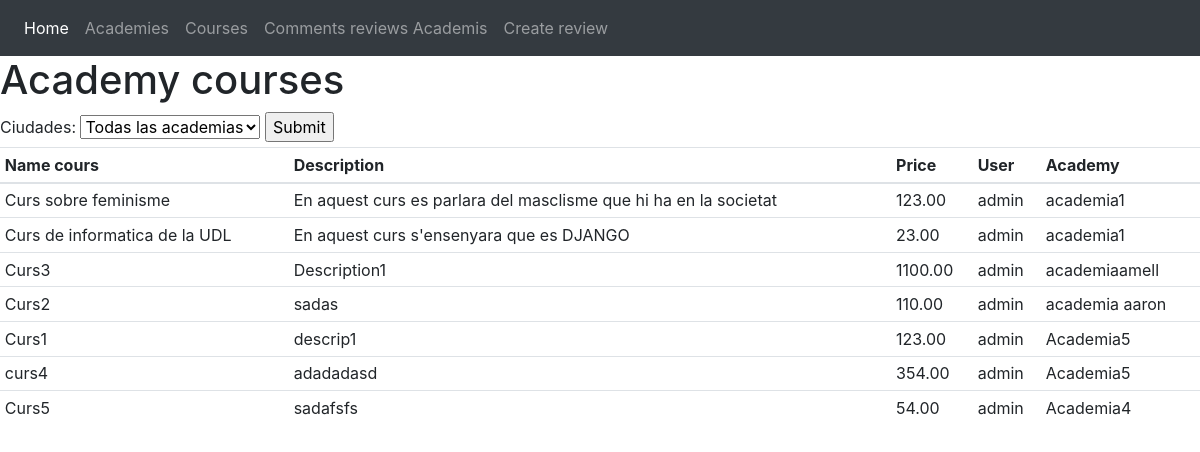
Page /courses/ on the committed database.
### academyApp/models.py (models this page shows, shortened)
class Curso(models.Model):
    name = models.CharField(max_length=120)
    description = models.TextField(blank=True, null=True)
    price = models.DecimalField('Euro amount', max_digits=8, decimal_places=2, blank=True, null=True)
    user = models.ForeignKey(User, default=1, on_delete=models.CASCADE)
    academia = models.ForeignKey(Academia, null=True, related_name='cursos', on_delete=models.CASCADE)

class Academia(models.Model):
    name = models.CharField(max_length=120)
    city = models.CharField(max_length=120, blank=True, null=True)
    telephone = models.CharField(max_length=120, blank=True, null=True)
    url = models.URLField(blank=True, null=True)
    user = models.ForeignKey(User, default=1, on_delete=models.CASCADE)
    date = models.DateField(default=date.today)

### academyApp/templates/academies_courses.html (shortened to what this page needs)
{% extends "base.html" %}
{% block content %}
<h1>Academy courses</h1>
<form action="/courses" method="get">
        <label for="team_name"> Ciudades: </label>
        <select id="drop1" name="drop1">
            <option value="">Todas las academias</option>
         </select>
        <input type="submit" value="Submit"/>
 </form>
<table class="table table-sm">
    <thead>
        <tr id="head">
            <th>Name cours</th>
            <th>Description</th>
            <th>Price</th>
            <th>User</th>
            <th>Academy</th>
        </tr>
    </thead>
    <tbody>
        {% for academia in academies_courses%}
        <tr id="{{ academia.academia.name }}">
            <td>{{ academia.name }}</td>
            <td>{{ academia.description }}</td>
            <td>{{ academia.price }}</td>
            <td>{{ academia.user }}</td>
            <td>{{ academia.academia.name }}</td>
        {% endfor %}
        </tr>
 </tbody>
 </table>
{% endblock %}

### rows in the picture
Curso: name "Curs sobre feminisme", description "En aquest curs es parlara del masclisme que hi ha en la societat", price "123.00", user "admin", academia.name "academia1"
Curso: name "Curs de informatica de la UDL", description "En aquest curs s'ensenyara que es DJANGO", price "23.00", user "admin", academia.name "academia1"
Curso: name "Curs3", description "Description1", price "1100.00", user "admin", academia.name "academiaamell"
Curso: name "Curs2", description "sadas", price "110.00", user "admin", academia.name "academia aaron"
Curso: name "Curs1", description "descrip1", price "123.00", user "admin", academia.name "Academia5"
Curso: name "curs4", description "adadadasd", price "354.00", user "admin", academia.name "Academia5"
Curso: name "Curs5", description "sadafsfs", price "54.00", user "admin", academia.name "Academia4"
